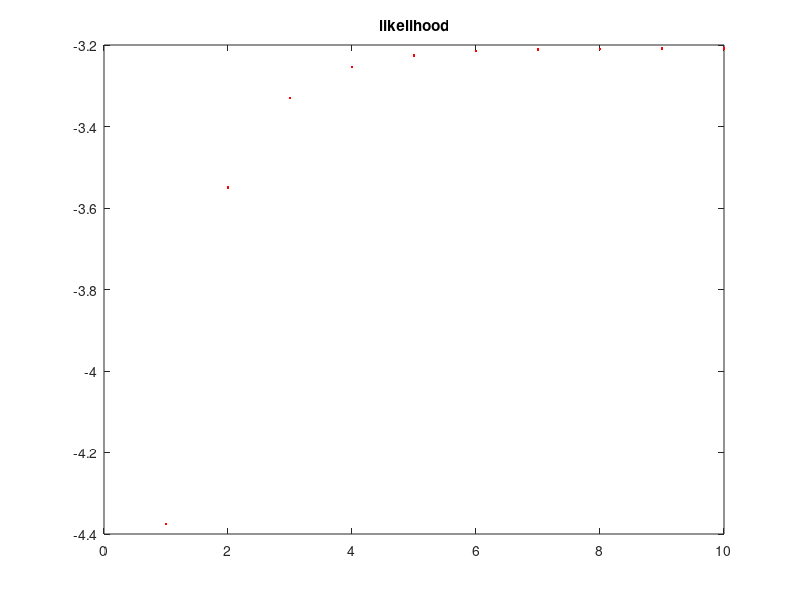

Write the MATLAB code that produced this figure.
clc;
clear;
%Initializationn 
thetaA=0.6;
thetaB=0.4;
x=[5,9,8,4,7;5,1,2,6,3];%input data

para=zeros(2,10);
Pa=zeros(2,5); %posterior probability P(A|theta')
Pb=zeros(2,5); %posterior probability P(B|theta')
Px=zeros(1,10);%likelihood

%E step
for i = 1 : 10
    disp(['Iteration:',num2str(i)]);
    likelihood=0; %likelihood
    ra_sum = 0;
    rb_sum = 0;
    ra_sum_h = 0;
    rb_sum_h = 0;
    
    for j=1:5
        %posterior probability P(A|theta')
        ra = 1/(1+thetaB^x(1,j)*(1-thetaB)^x(2,j)/(thetaA^x(1,j)*(1-thetaA)^x(2,j)));
        disp(['ra = ',num2str(ra)]);
        ra_sum = ra_sum + ra;
        
        %posterior probability P(B|theta')
        rb = 1/(1+thetaA^x(1,j)*(1-thetaA)^x(2,j)/(thetaB^x(1,j)*(1-thetaB)^x(2,j)));
        disp(['rb = ',num2str(rb)]);
        rb_sum = rb_sum + rb;
     
        ra_sum_h = ra_sum_h+ra*x(1,j);
        rb_sum_h = rb_sum_h+rb*x(1,j);
        %caculate the likelihood 
        likelihood = likelihood+thetaA^x(1,j)*(1-thetaA)^x(2,j)+thetaB^x(1,j)*(1-thetaB)^x(2,j);
        
    end
    %log likelihood
    Px(1,i) = log(likelihood);
    
    %M step 
    %updata thetaA and thetaB value
    ra = 0.1*(1/ra_sum)*ra_sum_h;
    rb = 0.1*(1/rb_sum)*rb_sum_h;
    thetaA = ra;
    thetaB = rb;
    
    %save the theta value
    para(1,i) = thetaA;
    para(2,i) = thetaB;
    disp(' ');
end
plot(1:10,Px,'r.'),title('likelihood');